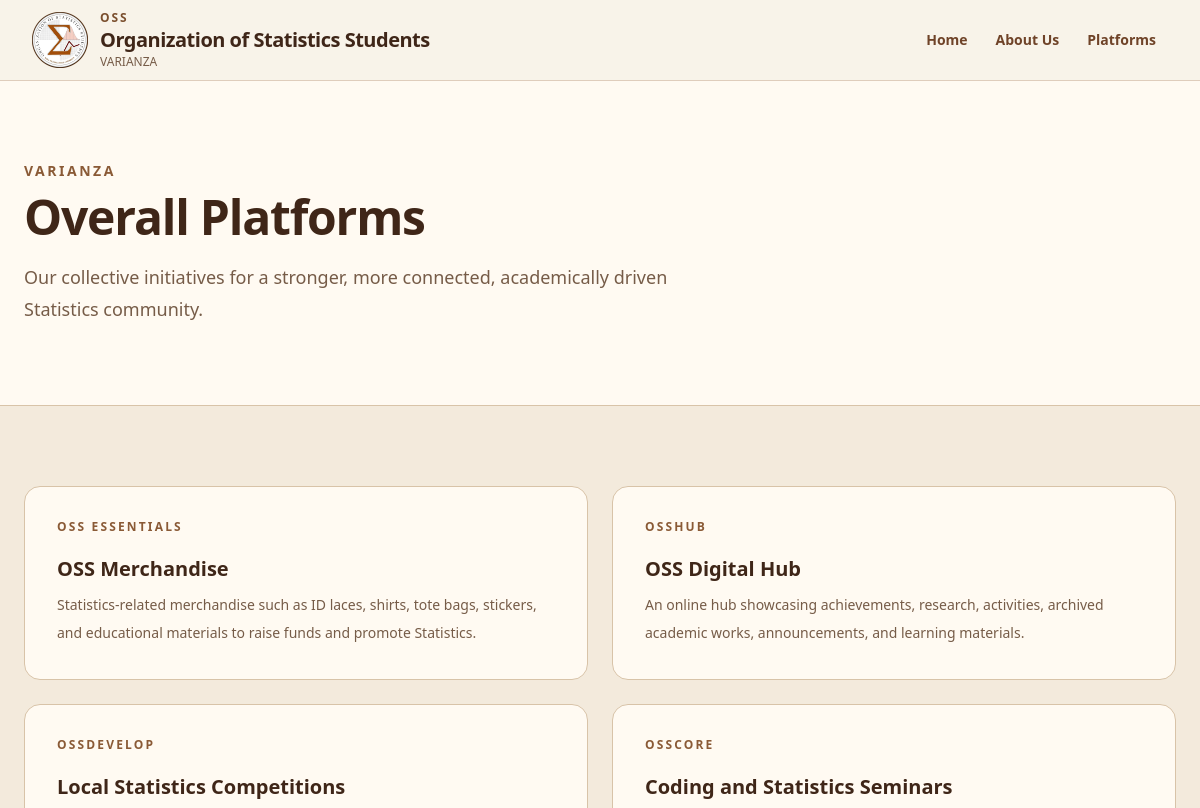
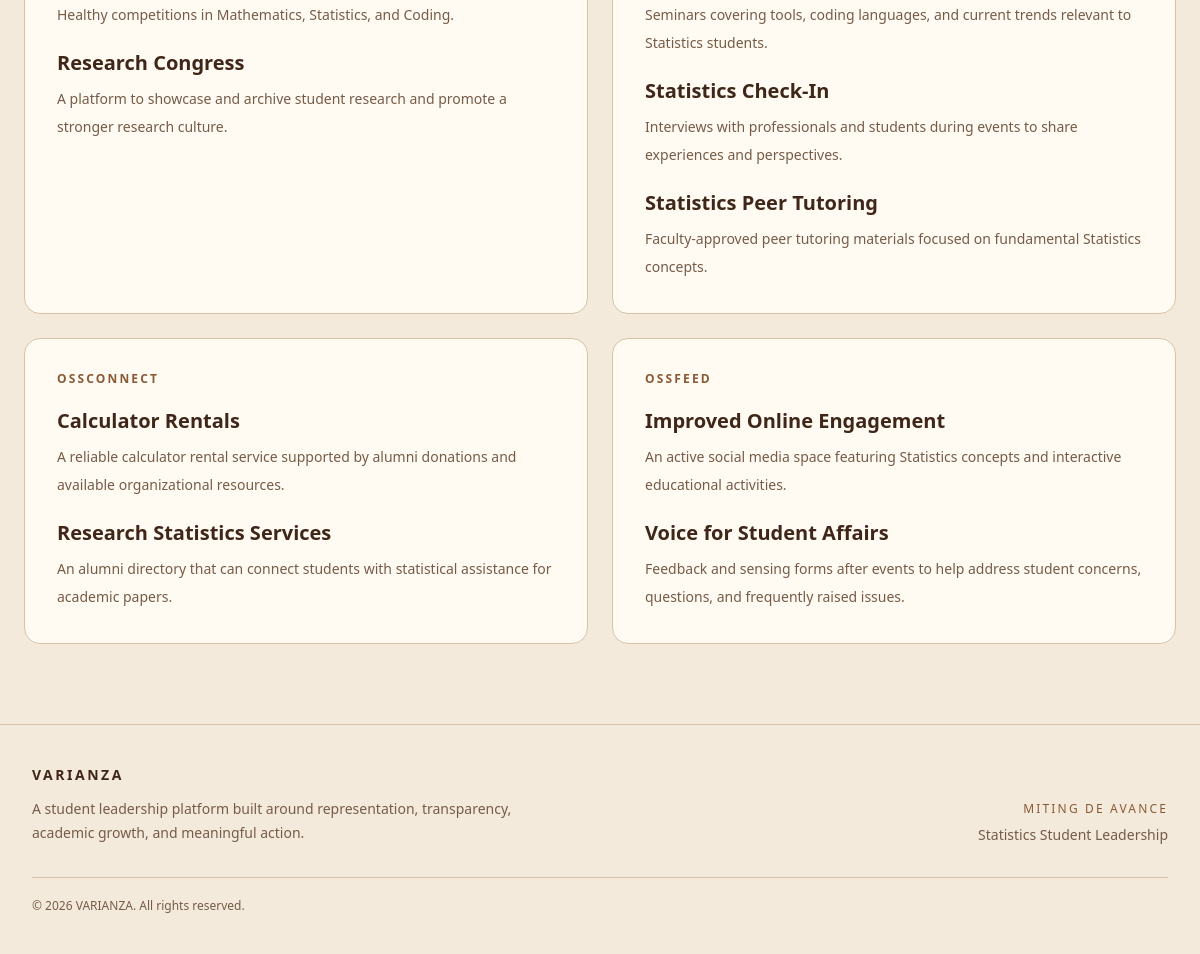
Screenshot of /platforms/ with the database file from the repository (2 pictures, top to bottom).
### core/models.py (models this page shows, shortened)
class OverallPlatform(models.Model):
    category = models.CharField(max_length=100)
    title = models.CharField(max_length=200)
    description = models.TextField()
    order = models.PositiveIntegerField(default=0)
    class Meta:
        ordering = ["order", "id"]

### core/views.py (the view)
# urls.py: path("platforms/", views.platforms, name="platforms"),
def platforms(request):
    overall_platforms = OverallPlatform.objects.all()
    return render(
        request,
        "core/platforms.html",
        {
            "overall_platforms": overall_platforms,
        },
    )

### core/templates/core/platforms.html (shortened to what this page needs)
{% extends "base.html" %}
{% block content %}
<section class="border-b border-[#d8c3a8] bg-[#fffaf2]">
    <div class="mx-auto max-w-7xl px-5 py-14 sm:px-6 sm:py-20">
        <p class="text-sm font-semibold uppercase tracking-[0.18em] text-[#8a5a36]">
            VARIANZA
        </p>
        <h1 class="mt-3 text-4xl font-black tracking-tight text-[#3f2618] sm:text-5xl">
            Overall Platforms
        </h1>
        <p class="mt-5 max-w-2xl text-base leading-7 text-[#765c48] sm:text-lg sm:leading-8">
            Our collective initiatives for a stronger, more connected,
            academically driven Statistics community.
        </p>
    </div>
</section>
<section class="bg-[#f3eadc]">
    <div class="mx-auto max-w-7xl px-5 py-14 sm:px-6 sm:py-20">
        <div class="grid gap-6 md:grid-cols-2">
            {% regroup overall_platforms by category as platform_groups %}
            {% for group in platform_groups %}
                <article class="rounded-2xl border border-[#d8c3a8] bg-[#fffaf2] p-6 sm:p-8">
                    <p class="text-xs font-semibold uppercase tracking-[0.18em] text-[#8a5a36]">
                        {{ group.grouper }}
                    </p>
                    <div class="mt-5 space-y-5">
                        {% for platform in group.list %}
                            <div>
                                <h2 class="text-xl font-bold text-[#3f2618]">
                                    {{ platform.title }}
                                </h2>
                                <p class="mt-2 text-sm leading-7 text-[#765c48]">
                                    {{ platform.description }}
                                </p>
                            </div>
                        {% endfor %}
                    </div>
                </article>
            {% endfor %}
        </div>
    </div>
</section>
{% endblock %}

### rows the page displays
OverallPlatform: grouper "OSS ESSENTIALS", title "OSS Merchandise", description "Statistics-related merchandise such as ID laces, shirts, tote bags, stickers, and educational materials to raise funds and promote Statistics."
OverallPlatform: grouper "OSSHUB", title "OSS Digital Hub", description "An online hub showcasing achievements, research, activities, archived academic works, announcements, and learning materials."
OverallPlatform: grouper "OSSDEVELOP", title "Local Statistics Competitions", description "Healthy competitions in Mathematics, Statistics, and Coding."
OverallPlatform: title "Research Congress", description "A platform to showcase and archive student research and promote a stronger research culture."
OverallPlatform: grouper "OSSCORE", title "Coding and Statistics Seminars", description "Seminars covering tools, coding languages, and current trends relevant to Statistics students."
OverallPlatform: title "Statistics Check-In", description "Interviews with professionals and students during events to share experiences and perspectives."
OverallPlatform: title "Statistics Peer Tutoring", description "Faculty-approved peer tutoring materials focused on fundamental Statistics concepts."
OverallPlatform: grouper "OSSCONNECT", title "Calculator Rentals", description "A reliable calculator rental service supported by alumni donations and available organizational resources."
OverallPlatform: title "Research Statistics Services", description "An alumni directory that can connect students with statistical assistance for academic papers."
OverallPlatform: grouper "OSSFEED", title "Improved Online Engagement", description "An active social media space featuring Statistics concepts and interactive educational activities."
OverallPlatform: title "Voice for Student Affairs", description "Feedback and sensing forms after events to help address student concerns, questions, and frequently raised issues."
